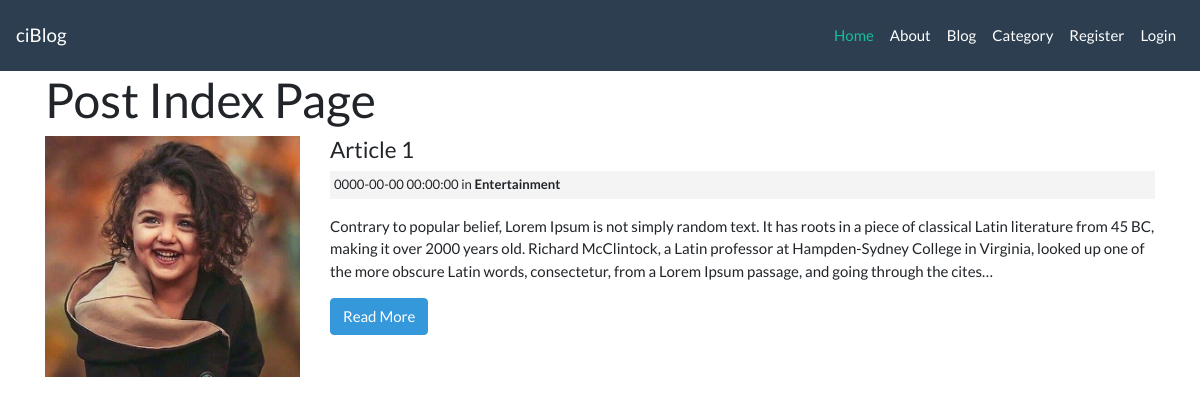
The page / on the database its author committed.
### tables this page shows
CREATE TABLE `posts` (
  `id` int unsigned NOT NULL AUTO_INCREMENT,
  `title` varchar(255) NOT NULL,
  `slug` varchar(255) NOT NULL,
  `category` int unsigned NOT NULL,
  `body` text NOT NULL,
  `post_image` varchar(255) NOT NULL,
  `user_id` int unsigned NOT NULL,
  `created_at` timestamp NOT NULL ON UPDATE CURRENT_TIMESTAMP,
  PRIMARY KEY (`id`)
);

CREATE TABLE `categories` (
  `id` int NOT NULL AUTO_INCREMENT,
  `name` varchar(255) NOT NULL,
  `user_id` int unsigned NOT NULL,
  `created_at` timestamp NOT NULL ON UPDATE CURRENT_TIMESTAMP,
  PRIMARY KEY (`id`)
);

### application/controllers/Posts.php (called while the page is built, shortened)
<?php
class Posts extends CI_Controller
{
    public function index($offset = 0)
    {
        $config['per_page'] = 3;
        $data['title'] = 'Post Index Page';
        $data['posts'] = $this->Post_model->get_posts(false, $config['per_page'], $offset);
        $this->load->view('templates/header');
        $this->load->view('posts/index', $data);
        $this->load->view('templates/footer');
    }
}

### index.php (called while the page is built, shortened)
<?php
require_once BASEPATH.'core/CodeIgniter.php';

### application/models/Post_model.php (called while the page is built, shortened)
<?php
class Post_model extends CI_Model
{
    public function get_posts($slug = FALSE, $limit, $offset)
    {
        if ($limit) {
            $this->db->limit($limit, $offset);
        }
        if ($slug === FALSE) {
            $this->db->order_by('posts.id', 'DESC');
            $this->db->join('categories', 'categories.id = posts.category');
            $query = $this->db->get('posts');
            return $query->result_array();
        }
        $query = $this->db->get_where('posts', array('slug' => $slug));
        return $query->row_array();
    }
}

### application/views/posts/index.php (the view, shortened to what this page needs)
<h1><?= $title ?></h1>
<?php foreach ($posts as $post) : ?>
    <div class="row mb-3">
        <div class="col-md-3">
            <img class="post-thumb" src="<?php echo site_url(); ?>/assets/images/posts/<?php echo $post['post_image']; ?>" alt="">
        </div>
        <div class="col-md-9">
            <h4><?php echo $post['title']; ?></h4>
            <small class="post-date"><?php echo $post['created_at']; ?> in <strong><?php echo $post['name']; ?></strong></small>
            <p><?php echo word_limiter($post['body'], 60); ?></p>
            <p><a class="btn btn-info" href="<?php echo site_url('/posts/' . $post['slug']); ?>">Read More</a></p>
        </div>
    </div>
<?php endforeach; ?>

### application/views/templates/header.php (shortened to what this page needs)
<!DOCTYPE html>
<html lang="en">
<head>
    <link href="https://stackpath.bootstrapcdn.com/bootswatch/4.4.1/flatly/bootstrap.min.css" rel="stylesheet">
    <link rel="stylesheet" href="<?php echo base_url(); ?>/assets/css/style.css">
</head>
<body>
    <nav class="navbar navbar-expand-lg navbar-dark bg-primary">
        <a class="navbar-brand" href="<?php echo base_url(); ?>">ciBlog</a>
        <div class="collapse navbar-collapse" id="navbarColor01">
            <ul class="navbar-nav ml-auto">
                <li class="nav-item active">
                    <a class="nav-link" href="<?php echo base_url(); ?>">Home <span class="sr-only">(current)</span></a>
                </li>
                <li class="nav-item">
                    <a class="nav-link" href="<?php echo base_url(); ?>about">About</a>
                </li>
                <li class="nav-item">
                    <a class="nav-link" href="<?php echo base_url(); ?>posts">Blog</a>
                </li>
                <li class="nav-item">
                    <a class="nav-link" href="<?php echo base_url(); ?>categories">Category</a>
                </li>
                <?php if (!$this->session->userdata('logged_in')) : ?>
                    <li class="nav-item">
                        <a class="nav-link" href="<?php echo base_url(); ?>users/register">Register</a>
                    </li>
                    <li class="nav-item">
                        <a class="nav-link" href="<?php echo base_url(); ?>users/login">Login</a>
                    </li>
                <?php endif;
                ?>
            </ul>
        </div>
    </nav>
    <div class="container">

### application/views/templates/footer.php (shortened to what this page needs)
        </div>
    </body>
</html>

### assets/css/style.css (style rules this page uses)
.post-date { background: #f4f4f4; padding: 4px; margin: 3px 0; display: block; }
.post-thumb { width: 100%; }

### rows shown on the page
posts: post_image (picture), title "Article 1", categories.created_at "0000-00-00 00:00:00", categories.name "Entertainment", body "Contrary to popular belief, Lorem Ipsum is not simply random text. It has roots in a piece of classical Latin literature from 45 BC, making it over 2000 years old. Richard McClintock, a Latin professor at Hampden-Sydney College in Virginia, looked up one of the more obscure Latin words, consectetur, from a Lorem Ipsum passage, and going through the cites…"

### other values the page prints
$title "Post Index Page"
